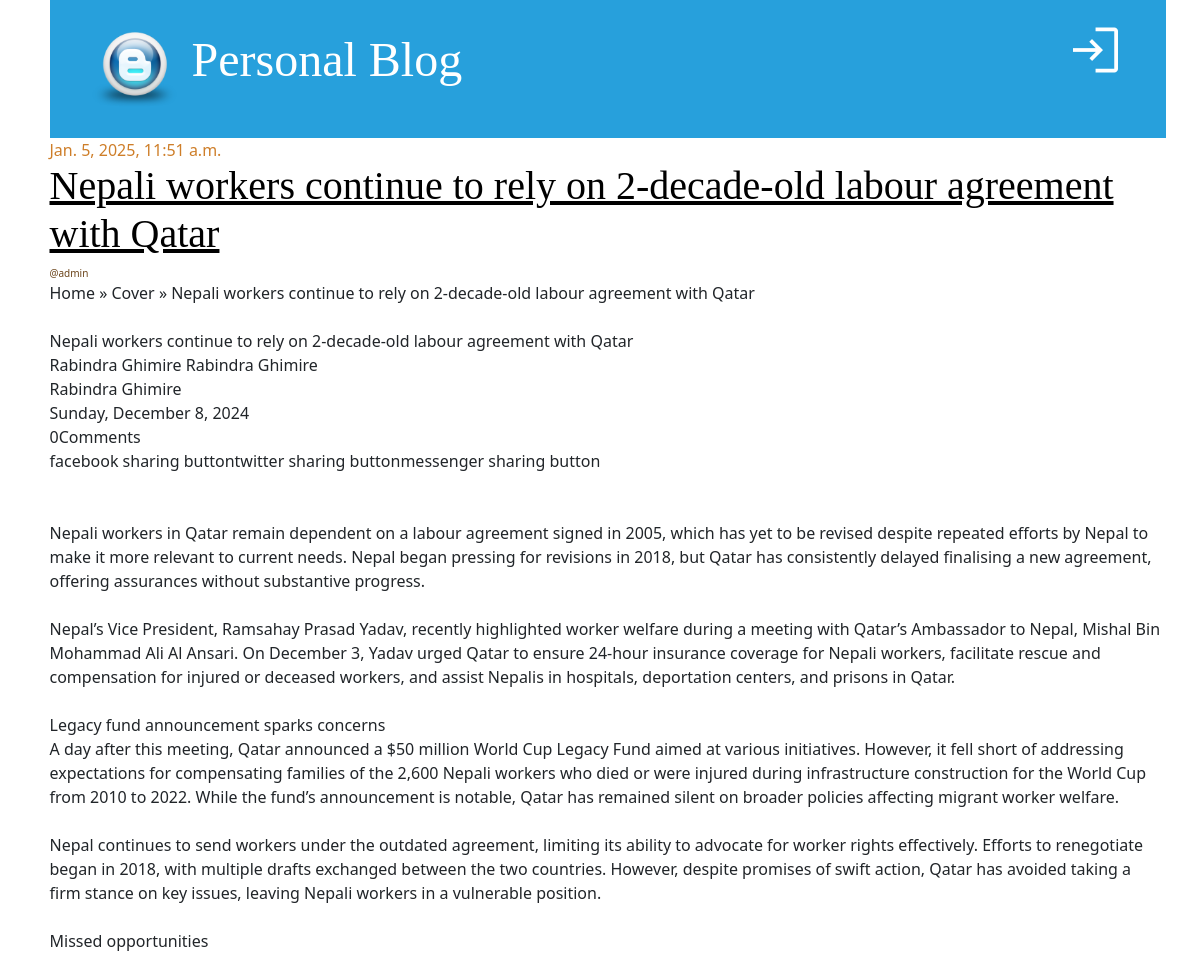
Screenshot of /post-detail/2/ with the database file from the repository.
### blog_app/models.py (models this page shows, shortened)
class Post(models.Model):
    title = models.CharField(max_length=255)
    content = models.TextField()
    author =models.ForeignKey("auth.User", on_delete=models.CASCADE)
    created_at = models.DateTimeField(auto_now_add=True)
    updated_at = models.DateTimeField(auto_now=True)
    published_at = models.DateTimeField(null=True,blank=True)

### blog_app/views.py (the view)
# urls.py: path("post-detail/<int:pk>/",views.PostDetailView.as_view(),name="post-detail"),
class PostDetailView(DetailView):
    model=Post
    template_name="post_detail.html"
    context_object_name="post"
    def get_queryset(self):
        queryset=Post.objects.filter(pk=self.kwargs["pk"],published_at__isnull=False)
        return queryset

### templates/post_detail.html (shortened to what this page needs)
{% extends "base.html" %}
{% block content %}
    <div class="row">
        <div class="col">
            <div class="post">
                <div class="date">{{ post.published_at }}</div>
                <h1>
                    <a href="#">{{ post.title }}</a>
                </h1>
                <div class="date author">@{{ post.author.username }}</div>
                <p>{{ post.content|linebreaksbr }}</p>
            </div>
        </div>
    </div>
{% endblock content %}

### static/css/blog.css (style rules this page uses)
body { padding-left: 15px; }
h1 a { color: #27a0dc; font-family: "Lobster"; }
h1, h2, h3, h4 { font-family: "Lobster", cursive; }
.date { color: #ce7e29; }
.post { margin-bottom: 30px; }
.post h1 a, .post h1 a:visited { color: #000000; }
.author { font-size: 10px; color: #6b441a; }

### rows the page displays
Post: published_at "Jan. 5, 2025, 11:51 a.m.", title "Nepali workers continue to rely on 2-decade-old labour agreement with Qatar", author.username "admin", content "Home » Cover » Nepali workers continue to rely on 2-decade-old labour agreement with Qatar Nepali workers continue to rely on 2-decade-old labour agreement with Qatar Rabindra Ghimire Rabindra Ghimire Rabindra Ghimire Sunday, December 8, 2024 0Comments facebook sharing buttontwitter sharing buttonmessenger sharing button Nepali workers in Qatar remain dependent on a labour agreement signed in 2005, which has yet to be revised despite repeated efforts by Nepal to make it more relevant to current needs. Nepal began pressing for revisions in 2018, but Qatar has consistently delayed finalising a new agreement, offering assurances without substantive progress. Nepal’s Vice President, Ramsahay…"
